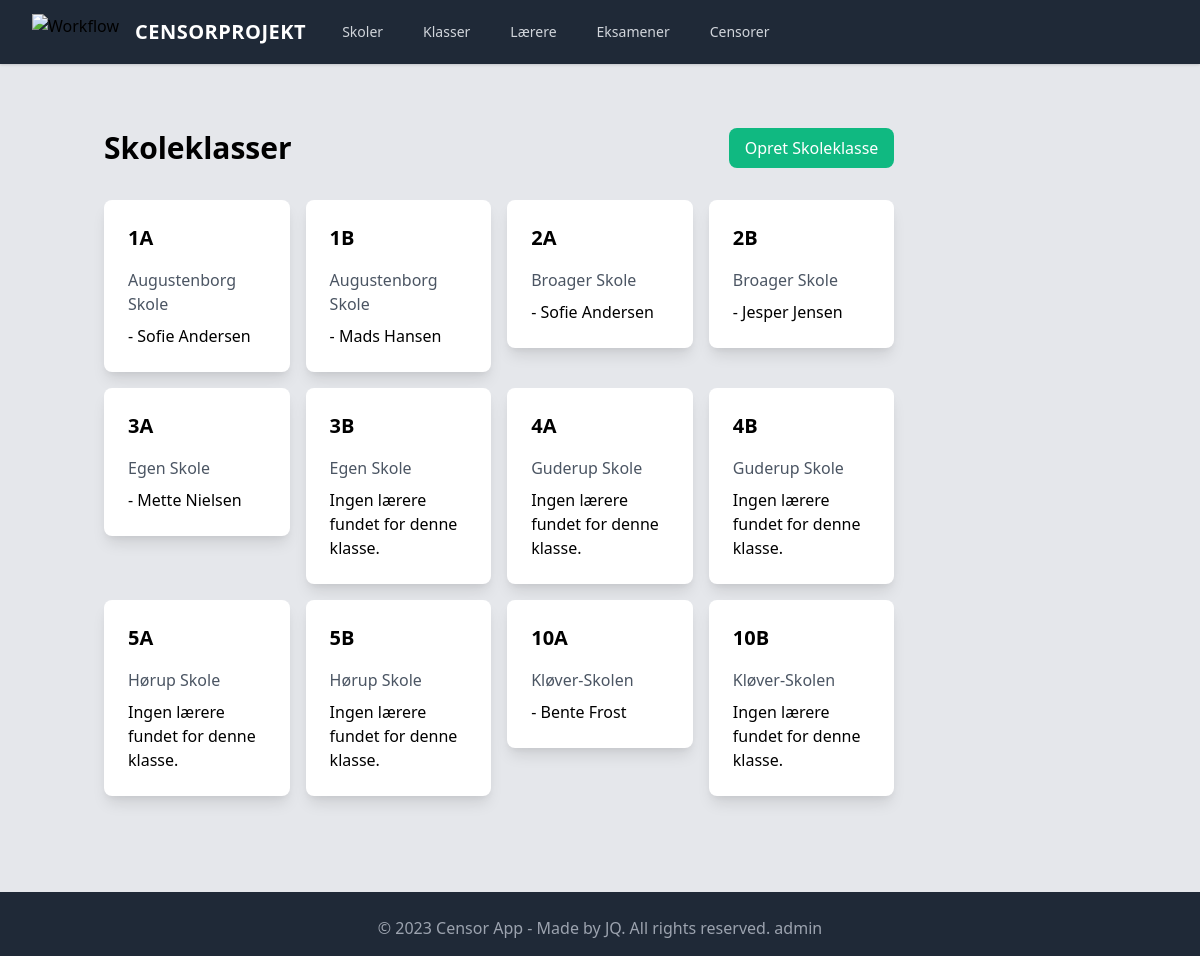
Page /skoleklasser/ on the committed database.
### censor_app/models.py (models this page shows, shortened)
class Skoleklasse(models.Model):
    navn = models.CharField(max_length=50)
    skole = models.ForeignKey(Skole, blank=True, null=True, on_delete=models.CASCADE)
    lærere = models.ManyToManyField(Lærer, blank=True, related_name="klasser")
    class Meta:
        verbose_name_plural = "Skoleklasser"

class Skole(models.Model):
    navn = models.CharField(max_length=200)
    adresse = models.CharField(max_length=200)
    def __str__(self):
        return self.navn
    class Meta:
        verbose_name_plural = "Skoler"

class Lærer(models.Model):
    navn = models.CharField(max_length=200)
    email = models.EmailField(blank=True, null=True)
    skole = models.ForeignKey(
        Skole,
        on_delete=models.CASCADE,
        related_name="personale",
        blank=True,
        null=True,
    )
    class Meta:
        verbose_name_plural = "Lærere"

### censor_app/views.py (the view)
# urls.py: path("skoleklasser/", SkoleklasseList.as_view(), name="skoleklasse_list"),
class SkoleklasseList(ListView):
    model = Skoleklasse
    template_name = "censor_app/skoleklasse_list.html"
    context_object_name = "skoleklasser"
    def get_context_data(self, **kwargs):
        context = super().get_context_data(**kwargs)
        context["lærere"] = {}
        for skoleklasse in context["skoleklasser"]:
            context["lærere"][skoleklasse.id] = skoleklasse.lærere.all()
        return context

### templates/censor_app/skoleklasse_list.html
{% extends 'censor_app/base.html' %} {% block content %}
<div class="flex justify-between items-center mb-8">
  <h1 class="text-3xl font-bold">Skoleklasser</h1>
  <a
    href="{% url 'skoleklasse_create' %}"
    class="bg-green-500 text-white px-4 py-2 rounded-lg"
    >Opret Skoleklasse</a
  >
</div>
<div
  class="grid grid-cols-1 sm:grid-cols-2 md:grid-cols-3 lg:grid-cols-4 gap-4 mb-40"
>
  {% for skoleklasse in skoleklasser %}
  <a href="{% url 'skoleklasse_detail' skoleklasse.pk %}">
    <div class="bg-white shadow-lg rounded-lg p-6">
      <h2 class="text-xl font-semibold mb-4">{{ skoleklasse.navn }}</h2>
      <p class="text-gray-600 mb-2">{{ skoleklasse.skole }}</p>
      {% if skoleklasse.lærere.exists %}
      <ul>
        {% for lærer in skoleklasse.lærere.all %}
        <li>- {{ lærer.navn }}</li>
        {% endfor %}
      </ul>
      {% else %}
      <p>Ingen lærere fundet for denne klasse.</p>
      {% endif %}
    </div>
  </a>
  {% endfor %}
</div>
{% endblock content %}

### rows in the picture
Skoleklasse: navn "1A", skole "Augustenborg Skole"
Lærer: navn "Sofie Andersen"
Skoleklasse: navn "1B", skole "Augustenborg Skole"
Lærer: navn "Mads Hansen"
Skoleklasse: navn "2A", skole "Broager Skole"
Skoleklasse: navn "2B", skole "Broager Skole"
Lærer: navn "Jesper Jensen"
Skoleklasse: navn "3A", skole "Egen Skole"
Lærer: navn "Mette Nielsen"
Skoleklasse: navn "3B", skole "Egen Skole", shows "Ingen lærere fundet for denne klasse."
Skoleklasse: navn "4A", skole "Guderup Skole", shows "Ingen lærere fundet for denne klasse."
Skoleklasse: navn "4B", skole "Guderup Skole", shows "Ingen lærere fundet for denne klasse."
Skoleklasse: navn "5A", skole "Hørup Skole", shows "Ingen lærere fundet for denne klasse."
Skoleklasse: navn "5B", skole "Hørup Skole", shows "Ingen lærere fundet for denne klasse."
Skoleklasse: navn "10A", skole "Kløver-Skolen"
Lærer: navn "Bente Frost"
Skoleklasse: navn "10B", skole "Kløver-Skolen", shows "Ingen lærere fundet for denne klasse."
